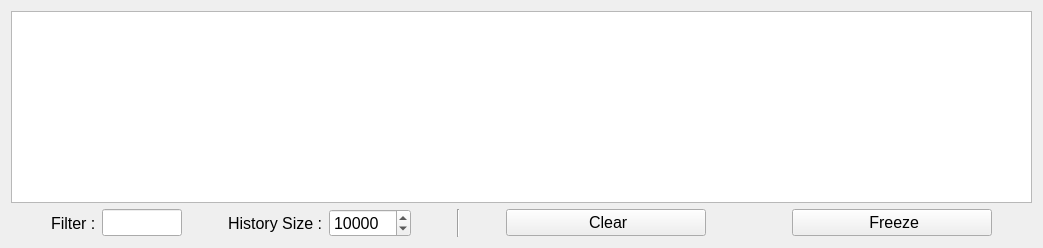
      <widget class="QWidget" name="tab_data_monitor">
       <attribute name="title">
        <string>Input Data Monitor</string>
       </attribute>
       <layout class="QGridLayout" name="gridLayout_13">
        <item row="0" column="0">
         <widget class="QTextEdit" name="textEdit_data_monitor">
          <property name="readOnly">
           <bool>true</bool>
          </property>
         </widget>
        </item>
        <item row="1" column="0">
         <layout class="QHBoxLayout" name="horizontalLayout_69">
          <property name="topMargin">
           <number>0</number>
          </property>
          <item>
           <spacer name="horizontalSpacer_24">
            <property name="orientation">
             <enum>Qt::Orientation::Horizontal</enum>
            </property>
            <property name="sizeHint" stdset="0">
             <size>
              <width>40</width>
              <height>20</height>
             </size>
            </property>
           </spacer>
          </item>
          <item>
           <layout class="QHBoxLayout" name="horizontalLayout_71">
            <property name="leftMargin">
             <number>0</number>
            </property>
            <item>
             <widget class="QLabel" name="label_29">
              <property name="font">
               <font>
                <pointsize>12</pointsize>
               </font>
              </property>
              <property name="text">
               <string>Filter :</string>
              </property>
             </widget>
            </item>
            <item>
             <widget class="QLineEdit" name="lineEdit_data_monitor_filter">
              <property name="maximumSize">
               <size>
                <width>80</width>
                <height>16777215</height>
               </size>
              </property>
              <property name="font">
               <font>
                <pointsize>12</pointsize>
               </font>
              </property>
             </widget>
            </item>
           </layout>
          </item>
          <item>
           <spacer name="horizontalSpacer_30">
            <property name="orientation">
             <enum>Qt::Orientation::Horizontal</enum>
            </property>
            <property name="sizeHint" stdset="0">
             <size>
              <width>40</width>
              <height>20</height>
             </size>
            </property>
           </spacer>
          </item>
          <item>
           <widget class="QLabel" name="label_87">
            <property name="font">
             <font>
              <pointsize>12</pointsize>
             </font>
            </property>
            <property name="text">
             <string>History Size :</string>
            </property>
           </widget>
          </item>
          <item>
           <widget class="QSpinBox" name="spinBox_data_monitor_size_limit">
            <property name="font">
             <font>
              <pointsize>12</pointsize>
             </font>
            </property>
            <property name="minimum">
             <number>1</number>
            </property>
            <property name="maximum">
             <number>999999999</number>
            </property>
            <property name="value">
             <number>10000</number>
            </property>
           </widget>
          </item>
          <item>
           <spacer name="horizontalSpacer_31">
            <property name="orientation">
             <enum>Qt::Orientation::Horizontal</enum>
            </property>
            <property name="sizeHint" stdset="0">
             <size>
              <width>40</width>
              <height>20</height>
             </size>
            </property>
           </spacer>
          </item>
          <item>
           <widget class="Line" name="line_3">
            <property name="orientation">
             <enum>Qt::Orientation::Vertical</enum>
            </property>
           </widget>
          </item>
          <item>
           <spacer name="horizontalSpacer_29">
            <property name="orientation">
             <enum>Qt::Orientation::Horizontal</enum>
            </property>
            <property name="sizeHint" stdset="0">
             <size>
              <width>40</width>
              <height>20</height>
             </size>
            </property>
           </spacer>
          </item>
          <item>
           <widget class="QPushButton" name="pushButton_clear_data_monitor">
            <property name="minimumSize">
             <size>
              <width>200</width>
              <height>0</height>
             </size>
            </property>
            <property name="font">
             <font>
              <pointsize>12</pointsize>
             </font>
            </property>
            <property name="text">
             <string> Clear</string>
            </property>
            <property name="icon">
             <iconset theme="QIcon::ThemeIcon::EditDelete"/>
            </property>
           </widget>
          </item>
          <item>
           <spacer name="horizontalSpacer_25">
            <property name="orientation">
             <enum>Qt::Orientation::Horizontal</enum>
            </property>
            <property name="sizeType">
             <enum>QSizePolicy::Policy::Maximum</enum>
            </property>
            <property name="sizeHint" stdset="0">
             <size>
              <width>80</width>
              <height>20</height>
             </size>
            </property>
           </spacer>
          </item>
          <item>
           <widget class="QPushButton" name="pushButton_freeze_data_monitor">
            <property name="minimumSize">
             <size>
              <width>200</width>
              <height>0</height>
             </size>
            </property>
            <property name="font">
             <font>
              <pointsize>12</pointsize>
             </font>
            </property>
            <property name="text">
             <string> Freeze</string>
            </property>
            <property name="icon">
             <iconset theme="QIcon::ThemeIcon::MediaPlaybackPause"/>
            </property>
            <property name="checkable">
             <bool>true</bool>
            </property>
           </widget>
          </item>
          <item>
           <spacer name="horizontalSpacer_26">
            <property name="orientation">
             <enum>Qt::Orientation::Horizontal</enum>
            </property>
            <property name="sizeHint" stdset="0">
             <size>
              <width>40</width>
              <height>20</height>
             </size>
            </property>
           </spacer>
          </item>
         </layout>
        </item>
       </layout>
      </widget>
